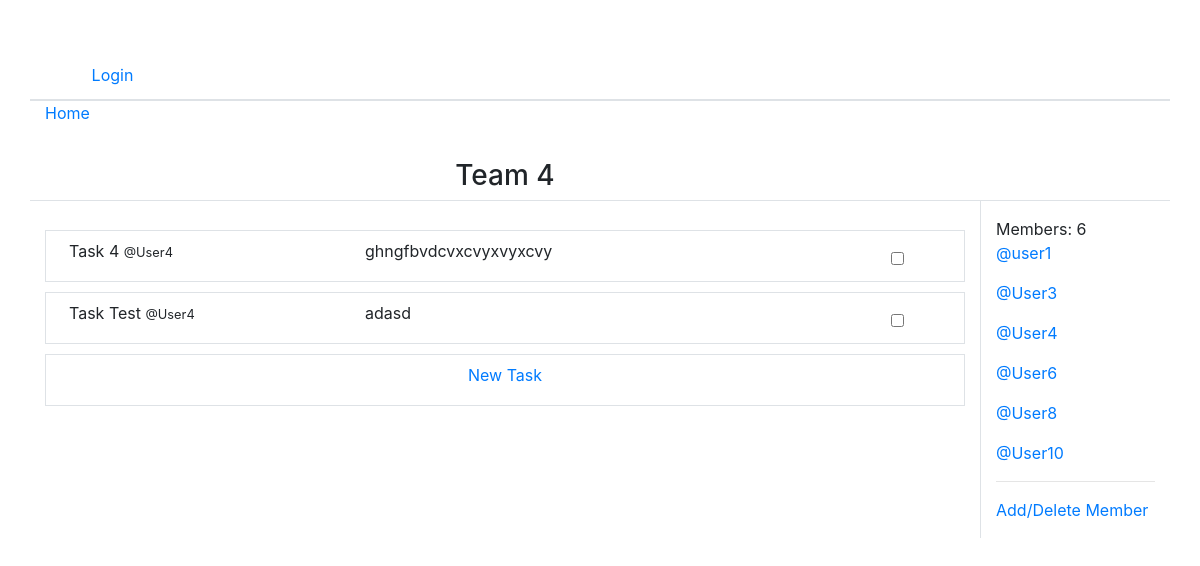
The app's page /rooms/4/ with its own data.
### base/models.py (models this page shows, shortened)
class Room(models.Model):
    host = models.ForeignKey(User, on_delete=models.SET_NULL, null=True)
    topic = models.ForeignKey(Topic, on_delete=models.SET_NULL, null=True)
    name = models.CharField(max_length=200)
    description = models.TextField(null=True, blank=True)
    participants = models.ManyToManyField(User, related_name='participants')
    updated = models.DateTimeField(auto_now=True)
    createed = models.DateTimeField(auto_now_add=True)
    class Meta:
        ordering = ['-updated', '-createed']

class Task(models.Model):
    host = models.ForeignKey(User, on_delete=models.SET_NULL, null=True)
    hostroom = models.ForeignKey(Room, on_delete=models.SET_NULL, null=True)
    name = models.CharField(max_length=200, null=True)
    body = models.TextField(null=True, blank=True)
    updated = models.DateTimeField(auto_now=True)
    created = models.DateTimeField(auto_now_add=True)
    finish = models.BooleanField(default=False)

### base/views.py (the view)
# urls.py: path('rooms/<str:rom_id>/', views.roomsView, name='rooms'),
def roomsView(request, rom_id):
    rooms2 = Room.objects.get(id=rom_id)
    tasks = Task.objects.filter(hostroom_id=rom_id)
    participants = rooms2.participants.all() # rooms2 > room ?
    context = {'rooms2': rooms2, 'participants': participants, 'tasks': tasks}
    return render(request, 'base/rooms.html', context)

### base/templates/base/rooms.html
{% extends 'main.html' %}
{% load static %}
{% block content %}
<div class="container">
    <div class="row">
        <div class="col-10 d-flex flex-row justify-content-center align-items-center" style="height: 40px;">
            <h3>{{ rooms2.name }}</h3>
        </div>
        <div class="col-2"></div>
    </div>
    <div class="row">
        <div class="col-10  ">
            <div class="row">
                <div class="col-12 border-top" style="height: 30px; padding-bottom: 10px;"></div>
                <div class="col-12 d-flex flex-row justify-content-center align-items-center">
                    <div class="container">
                        {% for task in tasks %}
                            <div class="row">
                                <div class="col-12 d-flex flex-row justify-content-center align-items-center border">
                                    <div class="col-4 p-2" style="height: 50px;">
                                        <medium>{{task.name}}</medium>
                                        <small>@{{task.host}}</small>
                                    </div>
                                    <div class="col-7 p-2" style="height: 50px;">
                                        <medium>{{task.body}}</medium>
                                    </div>
                                    <div class="col-1 p-3" style="height: 50px;">
                                        <input type="checkbox" value="{{ task.finish }}">
                                    </div>
                                </div>
                                <div class="col-12" style="height: 10px;"></div>
                            </div>
                        {% endfor %}
                                                        <div class="row">
                                <div class="col-12 d-flex flex-row justify-content-center align-items-center border">
                                    <div class="col-12 p-2 d-flex justify-content-center" style="height: 50px;">
                                        <a href="#"><medium>New Task</medium></a>
                                    </div>
                                </div>
                            </div>
                    </div>
                </div>
            </div>
        </div>
        <div class="col-2 border-top border-left pb-3">
            <div>
                <div class="mt-3">
                    <medium>Members: {{rooms2.participants.count}}</medium>
                </div>
                {% for participant in rooms2.participants.all %}
                <p><a href="{% url 'userinfo' participant.id %}">@{{ participant }}</a></p>
                {% endfor %}
                <hr>
                <a href="{% url 'update-room_2' rooms2.id %}">Add/Delete Member</a>
            </div>
        </div>
    </div>
</div>
{% endblock content %}

### records on screen
Room: name "Team 4", participants.count "6"
Task: name "Task 4", host "User4", body "ghngfbvdcvxcvyxvyxcvy"
Task: name "Task Test", host "User4", body "adasd"

### other values on screen
{{ participant }} "user1"
{{ participant }} "User3"
{{ participant }} "User4"
{{ participant }} "User6"
{{ participant }} "User8"
{{ participant }} "User10"
